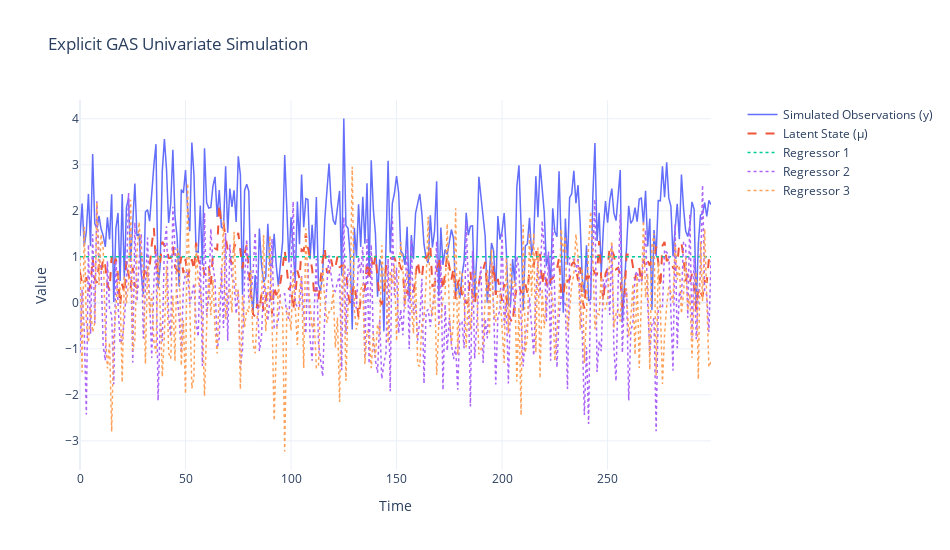

The code cell stored with this chart in its notebook:
### Code cell
time_axis = np.arange(T)

fig = go.Figure()

# Explicitly plot simulated observations
fig.add_trace(go.Scatter(
    x=time_axis, y=y_uss, mode='lines',
    name='Simulated Observations (y)', line=dict(width=1.5)
))

# Explicitly plot latent state
fig.add_trace(go.Scatter(
    x=time_axis, y=mu_uss, mode='lines',
    name='Latent State (μ)', line=dict(width=2, dash='dash')
))

for i in range(X_uss.shape[1]):
    fig.add_trace(go.Scatter(
        x=time_axis, y=X_uss[:, i], mode='lines',
        name=f'Regressor {i+1}', line=dict(width=1.5, dash='dot')
    ))

fig.update_layout(
    title='Explicit GAS Univariate Simulation',
    xaxis_title='Time',
    yaxis_title='Value',
    legend=dict(x=1.05, y=1),
    template='plotly_white',
    width=950,
    height=550
)

fig.show()

### Figure 1 — Plotly figure (JSON) as saved in the notebook; plotly's stock layout.template omitted (floating-point values rounded to 4 significant figures; data arrays with more than 128 entries replaced by an {"elided": "..."} marker saying what was removed)
{"data": [{"line": {"width": 1.5}, "mode": "lines", "name": "Simulated Observations (y)", "type": "scatter", "x": {"elided": "300 int values"}, "y": {"elided": "300 float values"}}, {"line": {"dash": "dash", "width": 2}, "mode": "lines", "name": "Latent State (μ)", "type": "scatter", "x": {"elided": "300 int values"}, "y": {"elided": "300 float values"}}, {"line": {"dash": "dot", "width": 1.5}, "mode": "lines", "name": "Regressor 1", "type": "scatter", "x": {"elided": "300 int values"}, "y": {"elided": "300 float values"}}, {"line": {"dash": "dot", "width": 1.5}, "mode": "lines", "name": "Regressor 2", "type": "scatter", "x": {"elided": "300 int values"}, "y": {"elided": "300 float values"}}, {"line": {"dash": "dot", "width": 1.5}, "mode": "lines", "name": "Regressor 3", "type": "scatter", "x": {"elided": "300 int values"}, "y": {"elided": "300 float values"}}], "layout": {"height": 550, "legend": {"x": 1.05, "y": 1}, "title": {"text": "Explicit GAS Univariate Simulation"}, "width": 950, "xaxis": {"title": {"text": "Time"}}, "yaxis": {"title": {"text": "Value"}}}}
